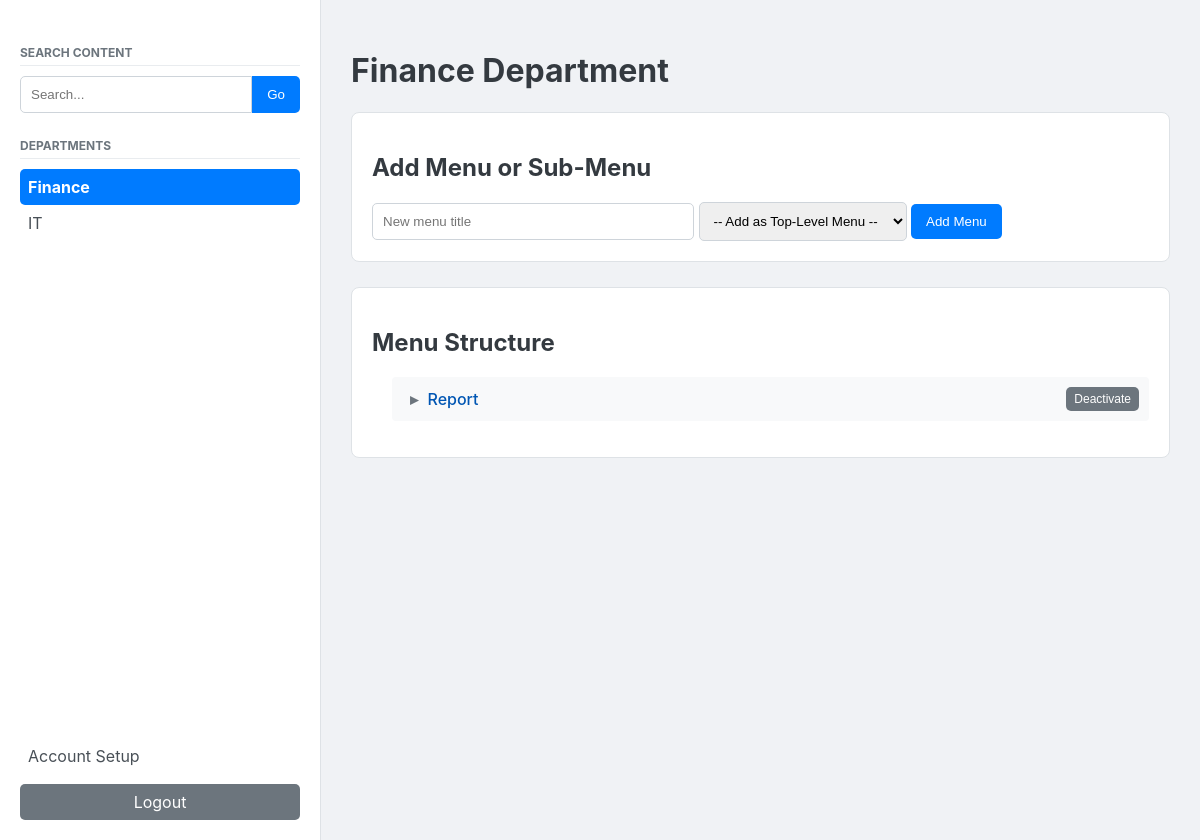
The page /department/Finance (signed in) on the database its author committed.
### database.py (models this page shows)
class Department(db.Model):
    id = db.Column(db.Integer, primary_key=True)
    name = db.Column(db.String(100), unique=True, nullable=False)
    active = db.Column(db.Boolean, default=True, nullable=False)
    users = relationship("User", back_populates="department")
    menus = relationship("Menu", back_populates="department", cascade="all, delete-orphan")

class Menu(db.Model):
    __tablename__ = 'menu'
    id = db.Column(db.Integer, primary_key=True)
    name = db.Column(db.String(150), nullable=False)
    active = db.Column(db.Boolean, default=True, nullable=False)
    parent_id = db.Column(db.Integer, db.ForeignKey('menu.id'))
    department_id = db.Column(db.Integer, db.ForeignKey('department.id'), nullable=False)
    department = relationship("Department", back_populates="menus")
    parent = relationship('Menu', remote_side=[id], back_populates='children')
    children = relationship('Menu', back_populates='parent', cascade="all, delete-orphan")
    posts = relationship("Post", back_populates="menu", cascade="all, delete-orphan")

### app.py (the view, shortened to what this page needs)
@app.route('/department/<string:department_name>', methods=['GET', 'POST'])
def department_dashboard(department_name):
    user, is_super_admin = get_current_user_and_permissions()
    if not user: return redirect(url_for('login'))
    department = Department.query.filter_by(name=department_name).first()
    if not department:
        flash(f"Department '{department_name}' not found.", 'danger'); return redirect(url_for('admin_panel') if is_super_admin else url_for('login'))
    can_edit = can_user_edit_department(user, department, is_super_admin)
    if not department.active and not is_super_admin:
        flash(f"'{department.name}' is inactive.", 'info'); return redirect(url_for('department_dashboard', department_name=user.department.name))
    visible_departments = Department.query.order_by(Department.name).all() if is_super_admin else Department.query.filter_by(active=True).order_by(Department.name).all()
    top_level_menus = Menu.query.filter_by(department_id=department.id, parent_id=None).order_by(Menu.name).all()
    return render_template('department_dashboard.html', department=department, top_level_menus=top_level_menus, flat_menu_list=get_flat_menu_list(top_level_menus),
                           can_edit=can_edit, is_super_admin=is_super_admin, all_departments=visible_departments, user=user)

### app.py (called while the page is built)
def get_current_user_and_permissions():
    if 'user_id' not in session: return None, False
    user = db.session.get(User, session['user_id'])
    is_super_admin = user.role == 'superadmin' if user else False
    return user, is_super_admin

def can_user_edit_department(user, department, is_super_admin):
    if not user: return False
    return is_super_admin or (user.role == 'admin' and department and user.department_id == department.id)

def get_flat_menu_list(menus):
    flat_list = []
    def _flatten(menu_list, depth=0):
        for item in menu_list:
            indented_name = '—' * depth + ' ' + item.name if depth > 0 else item.name
            flat_list.append({'id': item.id, 'name': indented_name})
            if item.children: _flatten(item.children, depth + 1)
    _flatten(menus)
    return flat_list

### templates/department_dashboard.html (shortened to what this page needs)
<!DOCTYPE html>
<html lang="en">
<head>
</head>
<body>
    <div class="flex-container">
        <div class="sidebar">
            <div class="sidebar-nav">
                <h3 class="nav-header">Search Content</h3>
                <form action="{{ url_for('search') }}" method="get" style="display: flex;">
                    <input type="search" name="query" placeholder="Search..." required style="flex-grow:1; border-top-right-radius: 0; border-bottom-right-radius: 0;">
                    <button type="submit" style="border-top-left-radius: 0; border-bottom-left-radius: 0;">Go</button>
                </form>
                <h3 class="nav-header">Departments</h3>
                {% for dept in all_departments %}
                    <a href="{{ url_for('department_dashboard', department_name=dept.name) }}" class="sidebar-link {% if dept.name == department.name %}active{% endif %}">
                        {{ dept.name }}
                    </a>
                {% endfor %}
            </div>
            <div>
                <a href="{{ url_for('setup_page') }}" class="sidebar-link">Account Setup</a>
                <a href="{{ url_for('logout') }}" class="sidebar-link" style="margin-top: 10px; background-color: #6c757d; color: white; text-align:center;">Logout</a>
            </div>
        </div>
        <div class="main-content">
            <h1>{{ department.name }} Department</h1>
            {% if can_edit %}
            <div class="container">
                <h2>Add Menu or Sub-Menu</h2>
                <form method="post">
                    <input type="text" name="new_menu_name" placeholder="New menu title" required style="width: 300px;">
                    <select name="parent_menu_id" style="width: auto; padding: 10px;">
                        <option value="root">-- Add as Top-Level Menu --</option>
                    </select>
                    <button type="submit">Add Menu</button>
                </form>
            </div>
            {% endif %}
            <div class="container">
                <h2>Menu Structure</h2>
                {% macro render_menu_tree(menu_items) %}
                <ul>
                    {% for item in menu_items %}
                        {% if item.active or can_edit %}
                        <li class="menu-item {% if not item.active %}inactive{% endif %} {% if item.children %}has-children{% endif %}">
                            <div>
                                <span>
                                    {% if item.children %}<span class="toggler"></span>{% endif %}
                                    <a href="{{ url_for('menu_content_page', department_name=department.name, menu_id=item.id) }}">{{ item.name }}</a>
                                </span>
                                {% if can_edit %}
                                <div class="actions">
                                    <form method="post" action="{{ url_for('toggle_menu_status', menu_id=item.id) }}" style="display:inline;"><button class="button-sm" style="background-color: #6c757d; padding: 5px 8px; font-size: 12px;">{{'Deactivate' if item.active else 'Activate'}}</button></form>
                                </div>
                                {% endif %}
                            </div>
                        </li>
                        {% endif %}
                    {% endfor %}
                </ul>
                {% endmacro %}
                {% if top_level_menus %}
                    {{ render_menu_tree(top_level_menus) }}
                {% else %}
                    <p>No menus have been created for this department yet.</p>
                {% endif %}
            </div>
        </div>
    </div>
</body>
</html>

### templates/department_dashboard.html (style rules this page uses)
body { font-family: -apple-system, BlinkMacSystemFont, "Segoe UI", Roboto, "Helvetica Neue", Arial, sans-serif; background-color: #f0f2f5; margin: 0; }
.flex-container { display: flex; }
.sidebar { width: 280px; border-right: 1px solid #dee2e6; padding: 20px; height: 100vh; position: sticky; top: 0; background-color: #ffffff; display:flex; flex-direction: column; }
.sidebar-nav { flex-grow: 1; overflow-y: auto; }
.main-content { flex-grow: 1; padding: 30px; }
.container { border: 1px solid #dee2e6; padding: 20px; margin-bottom: 25px; border-radius: 8px; background: white; }
h1, h2 { color: #343a40; }
button, .button, .button-sm { padding: 10px 15px; background-color: #007bff; color: white; border: none; border-radius: 5px; cursor: pointer; font-weight: 500; }
ul { list-style-type: none; padding-left: 20px; }
.menu-item { background: #f8f9fa; padding: 10px; border-left: 3px solid transparent; margin-top: 5px; border-radius: 4px; }
.menu-item .toggler { cursor: pointer; display: inline-block; width: 18px; text-align: center; user-select: none; }
.menu-item .toggler::before { content: '▸'; color: #6c757d; font-weight: bold; }
.menu-item > div { display: flex; justify-content: space-between; align-items: center; }
.menu-item > div > span > a { font-weight: 500; text-decoration: none; color: #0056b3; }
.actions { display: flex; gap: 8px; }
.nav-header { text-transform: uppercase; font-size: 12px; font-weight: bold; color: #6c757d; margin: 25px 0 10px; padding-bottom: 5px; border-bottom: 1px solid #e9ecef; }
.sidebar-link { text-decoration: none; color: #495057; display: block; padding: 8px; border-radius: 5px; }
.sidebar-link.active { background-color: #007bff; color: white; font-weight: bold; }
input[type="text"], input[type="search"], select { padding: 10px; border-radius: 5px; border: 1px solid #ced4da; }

### rows shown on the page
Department: name "Finance"
Department: name "IT"
Menu: name "Report", active "Deactivate"
